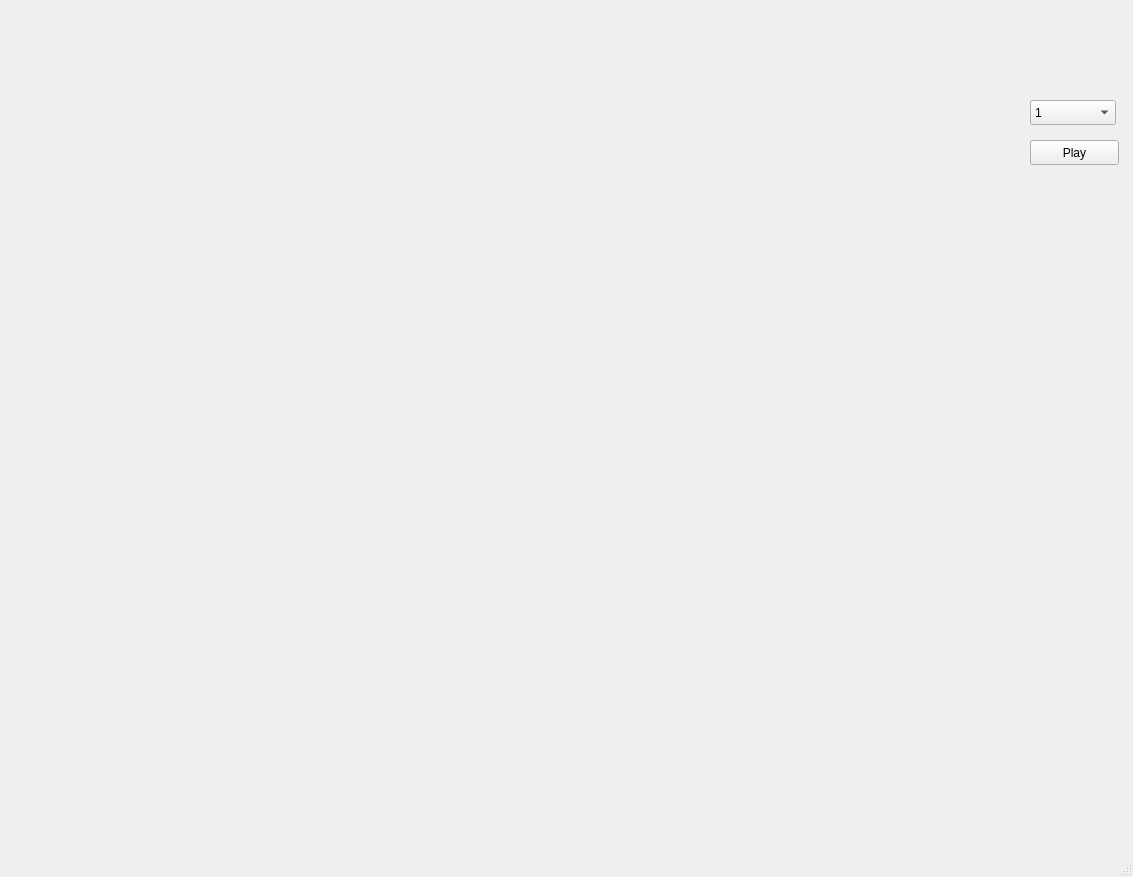
<?xml version="1.0" encoding="UTF-8"?>
<ui version="4.0">
 <class>MainWindow</class>
 <widget class="QMainWindow" name="MainWindow">
  <property name="geometry">
   <rect>
    <x>0</x>
    <y>0</y>
    <width>1133</width>
    <height>877</height>
   </rect>
  </property>
  <property name="windowTitle">
   <string>Connect Four</string>
  </property>
  <widget class="QWidget" name="centralwidget">
   <widget class="QLabel" name="grayLabel">
    <property name="geometry">
     <rect>
      <x>0</x>
      <y>0</y>
      <width>1009</width>
      <height>870</height>
     </rect>
    </property>
    <property name="text">
     <string/>
    </property>
    <property name="pixmap">
     <pixmap resource="disconnect.qrc">:/assets/Connect Four Board Background.png</pixmap>
    </property>
   </widget>
   <widget class="QLabel" name="gameBoardOutlineLabel">
    <property name="geometry">
     <rect>
      <x>0</x>
      <y>0</y>
      <width>1009</width>
      <height>870</height>
     </rect>
    </property>
    <property name="text">
     <string/>
    </property>
    <property name="pixmap">
     <pixmap resource="disconnect.qrc">:/assets/Connect Four Board.png</pixmap>
    </property>
    <property name="scaledContents">
     <bool>false</bool>
    </property>
   </widget>
   <widget class="QLabel" name="_0_0">
    <property name="geometry">
     <rect>
      <x>30</x>
      <y>30</y>
      <width>131</width>
      <height>131</height>
     </rect>
    </property>
    <property name="sizePolicy">
     <sizepolicy hsizetype="Ignored" vsizetype="Ignored">
      <horstretch>0</horstretch>
      <verstretch>0</verstretch>
     </sizepolicy>
    </property>
    <property name="text">
     <string/>
    </property>
    <property name="pixmap">
     <pixmap/>
    </property>
    <property name="scaledContents">
     <bool>true</bool>
    </property>
   </widget>
   <widget class="QLabel" name="_0_1">
    <property name="geometry">
     <rect>
      <x>170</x>
      <y>30</y>
      <width>131</width>
      <height>130</height>
     </rect>
    </property>
    <property name="sizePolicy">
     <sizepolicy hsizetype="Ignored" vsizetype="Ignored">
      <horstretch>0</horstretch>
      <verstretch>0</verstretch>
     </sizepolicy>
    </property>
    <property name="text">
     <string/>
    </property>
    <property name="pixmap">
     <pixmap/>
    </property>
    <property name="scaledContents">
     <bool>true</bool>
    </property>
   </widget>
   <widget class="QLabel" name="_0_2">
    <property name="geometry">
     <rect>
      <x>300</x>
      <y>30</y>
      <width>131</width>
      <height>130</height>
     </rect>
    </property>
    <property name="sizePolicy">
     <sizepolicy hsizetype="Ignored" vsizetype="Ignored">
      <horstretch>0</horstretch>
      <verstretch>0</verstretch>
     </sizepolicy>
    </property>
    <property name="text">
     <string/>
    </property>
    <property name="pixmap">
     <pixmap/>
    </property>
    <property name="scaledContents">
     <bool>true</bool>
    </property>
   </widget>
   <widget class="QLabel" name="_0_3">
    <property name="geometry">
     <rect>
      <x>440</x>
      <y>30</y>
      <width>131</width>
      <height>130</height>
     </rect>
    </property>
    <property name="sizePolicy">
     <sizepolicy hsizetype="Ignored" vsizetype="Ignored">
      <horstretch>0</horstretch>
      <verstretch>0</verstretch>
     </sizepolicy>
    </property>
    <property name="text">
     <string/>
    </property>
    <property name="pixmap">
     <pixmap/>
    </property>
    <property name="scaledContents">
     <bool>true</bool>
    </property>
   </widget>
   <widget class="QLabel" name="_0_4">
    <property name="geometry">
     <rect>
      <x>580</x>
      <y>30</y>
      <width>131</width>
      <height>130</height>
     </rect>
    </property>
    <property name="sizePolicy">
     <sizepolicy hsizetype="Ignored" vsizetype="Ignored">
      <horstretch>0</horstretch>
      <verstretch>0</verstretch>
     </sizepolicy>
    </property>
    <property name="text">
     <string/>
    </property>
    <property name="pixmap">
     <pixmap/>
    </property>
    <property name="scaledContents">
     <bool>true</bool>
    </property>
   </widget>
   <widget class="QLabel" name="_0_5">
    <property name="geometry">
     <rect>
      <x>710</x>
      <y>30</y>
      <width>131</width>
      <height>130</height>
     </rect>
    </property>
    <property name="sizePolicy">
     <sizepolicy hsizetype="Ignored" vsizetype="Ignored">
      <horstretch>0</horstretch>
      <verstretch>0</verstretch>
     </sizepolicy>
    </property>
    <property name="text">
     <string/>
    </property>
    <property name="pixmap">
     <pixmap/>
    </property>
    <property name="scaledContents">
     <bool>true</bool>
    </property>
   </widget>
   <widget class="QLabel" name="_0_6">
    <property name="geometry">
     <rect>
      <x>850</x>
      <y>30</y>
      <width>131</width>
      <height>130</height>
     </rect>
    </property>
    <property name="sizePolicy">
     <sizepolicy hsizetype="Ignored" vsizetype="Ignored">
      <horstretch>0</horstretch>
      <verstretch>0</verstretch>
     </sizepolicy>
    </property>
    <property name="text">
     <string/>
    </property>
    <property name="pixmap">
     <pixmap/>
    </property>
    <property name="scaledContents">
     <bool>true</bool>
    </property>
   </widget>
   <widget class="QLabel" name="_1_0">
    <property name="geometry">
     <rect>
      <x>30</x>
      <y>160</y>
      <width>131</width>
      <height>130</height>
     </rect>
    </property>
    <property name="sizePolicy">
     <sizepolicy hsizetype="Ignored" vsizetype="Ignored">
      <horstretch>0</horstretch>
      <verstretch>0</verstretch>
     </sizepolicy>
    </property>
    <property name="text">
     <string/>
    </property>
    <property name="pixmap">
     <pixmap/>
    </property>
    <property name="scaledContents">
     <bool>true</bool>
    </property>
   </widget>
   <widget class="QLabel" name="_1_1">
    <property name="geometry">
     <rect>
      <x>170</x>
      <y>160</y>
      <width>131</width>
      <height>130</height>
     </rect>
    </property>
    <property name="sizePolicy">
     <sizepolicy hsizetype="Ignored" vsizetype="Ignored">
      <horstretch>0</horstretch>
      <verstretch>0</verstretch>
     </sizepolicy>
    </property>
    <property name="text">
     <string/>
    </property>
    <property name="pixmap">
     <pixmap/>
    </property>
    <property name="scaledContents">
     <bool>true</bool>
    </property>
   </widget>
   <widget class="QLabel" name="_1_2">
    <property name="geometry">
     <rect>
      <x>300</x>
      <y>160</y>
      <width>131</width>
      <height>130</height>
     </rect>
    </property>
    <property name="sizePolicy">
     <sizepolicy hsizetype="Ignored" vsizetype="Ignored">
      <horstretch>0</horstretch>
      <verstretch>0</verstretch>
     </sizepolicy>
    </property>
    <property name="text">
     <string/>
    </property>
    <property name="pixmap">
     <pixmap/>
    </property>
    <property name="scaledContents">
     <bool>true</bool>
    </property>
   </widget>
   <widget class="QLabel" name="_1_3">
    <property name="geometry">
     <rect>
      <x>440</x>
      <y>160</y>
      <width>131</width>
      <height>130</height>
     </rect>
    </property>
    <property name="sizePolicy">
     <sizepolicy hsizetype="Ignored" vsizetype="Ignored">
      <horstretch>0</horstretch>
      <verstretch>0</verstretch>
     </sizepolicy>
    </property>
    <property name="text">
     <string/>
    </property>
    <property name="pixmap">
     <pixmap/>
    </property>
    <property name="scaledContents">
     <bool>true</bool>
    </property>
   </widget>
   <widget class="QLabel" name="_1_4">
    <property name="geometry">
     <rect>
      <x>580</x>
      <y>160</y>
      <width>131</width>
      <height>130</height>
     </rect>
    </property>
    <property name="sizePolicy">
     <sizepolicy hsizetype="Ignored" vsizetype="Ignored">
      <horstretch>0</horstretch>
      <verstretch>0</verstretch>
     </sizepolicy>
    </property>
    <property name="text">
     <string/>
    </property>
    <property name="pixmap">
     <pixmap/>
    </property>
    <property name="scaledContents">
     <bool>true</bool>
    </property>
   </widget>
   <widget class="QLabel" name="_1_5">
    <property name="geometry">
     <rect>
      <x>710</x>
      <y>160</y>
      <width>131</width>
      <height>130</height>
     </rect>
    </property>
    <property name="sizePolicy">
     <sizepolicy hsizetype="Ignored" vsizetype="Ignored">
      <horstretch>0</horstretch>
      <verstretch>0</verstretch>
     </sizepolicy>
    </property>
    <property name="text">
     <string/>
    </property>
    <property name="pixmap">
     <pixmap/>
    </property>
    <property name="scaledContents">
     <bool>true</bool>
    </property>
   </widget>
   <widget class="QLabel" name="_1_6">
    <property name="geometry">
     <rect>
      <x>850</x>
      <y>160</y>
      <width>131</width>
      <height>130</height>
     </rect>
    </property>
    <property name="sizePolicy">
     <sizepolicy hsizetype="Ignored" vsizetype="Ignored">
      <horstretch>0</horstretch>
      <verstretch>0</verstretch>
     </sizepolicy>
    </property>
    <property name="text">
     <string/>
    </property>
    <property name="pixmap">
     <pixmap/>
    </property>
    <property name="scaledContents">
     <bool>true</bool>
    </property>
   </widget>
   <widget class="QLabel" name="_2_0">
    <property name="geometry">
     <rect>
      <x>30</x>
      <y>290</y>
      <width>131</width>
      <height>130</height>
     </rect>
    </property>
    <property name="sizePolicy">
     <sizepolicy hsizetype="Ignored" vsizetype="Ignored">
      <horstretch>0</horstretch>
      <verstretch>0</verstretch>
     </sizepolicy>
    </property>
    <property name="text">
     <string/>
    </property>
    <property name="pixmap">
     <pixmap/>
    </property>
    <property name="scaledContents">
     <bool>true</bool>
    </property>
   </widget>
   <widget class="QLabel" name="_2_1">
    <property name="geometry">
     <rect>
      <x>170</x>
      <y>290</y>
      <width>131</width>
      <height>130</height>
     </rect>
    </property>
    <property name="sizePolicy">
     <sizepolicy hsizetype="Ignored" vsizetype="Ignored">
      <horstretch>0</horstretch>
      <verstretch>0</verstretch>
     </sizepolicy>
    </property>
    <property name="text">
     <string/>
    </property>
    <property name="pixmap">
     <pixmap/>
    </property>
    <property name="scaledContents">
     <bool>true</bool>
    </property>
   </widget>
   <widget class="QLabel" name="_2_2">
    <property name="geometry">
     <rect>
      <x>300</x>
      <y>290</y>
      <width>131</width>
      <height>130</height>
     </rect>
    </property>
    <property name="sizePolicy">
     <sizepolicy hsizetype="Ignored" vsizetype="Ignored">
      <horstretch>0</horstretch>
      <verstretch>0</verstretch>
     </sizepolicy>
    </property>
    <property name="text">
     <string/>
    </property>
    <property name="pixmap">
     <pixmap/>
    </property>
    <property name="scaledContents">
     <bool>true</bool>
    </property>
   </widget>
   <widget class="QLabel" name="_2_3">
    <property name="geometry">
     <rect>
      <x>440</x>
      <y>290</y>
      <width>131</width>
      <height>130</height>
     </rect>
    </property>
    <property name="sizePolicy">
     <sizepolicy hsizetype="Ignored" vsizetype="Ignored">
      <horstretch>0</horstretch>
      <verstretch>0</verstretch>
     </sizepolicy>
    </property>
    <property name="text">
     <string/>
    </property>
    <property name="pixmap">
     <pixmap/>
    </property>
    <property name="scaledContents">
     <bool>true</bool>
    </property>
   </widget>
   <widget class="QLabel" name="_2_4">
    <property name="geometry">
     <rect>
      <x>580</x>
      <y>290</y>
      <width>131</width>
      <height>130</height>
     </rect>
    </property>
    <property name="sizePolicy">
     <sizepolicy hsizetype="Ignored" vsizetype="Ignored">
      <horstretch>0</horstretch>
      <verstretch>0</verstretch>
     </sizepolicy>
    </property>
    <property name="text">
     <string/>
    </property>
    <property name="pixmap">
     <pixmap/>
    </property>
    <property name="scaledContents">
     <bool>true</bool>
    </property>
   </widget>
   <widget class="QLabel" name="_2_5">
    <property name="geometry">
     <rect>
      <x>710</x>
      <y>290</y>
      <width>131</width>
      <height>130</height>
     </rect>
    </property>
    <property name="sizePolicy">
     <sizepolicy hsizetype="Ignored" vsizetype="Ignored">
      <horstretch>0</horstretch>
      <verstretch>0</verstretch>
     </sizepolicy>
    </property>
    <property name="text">
     <string/>
    </property>
    <property name="pixmap">
     <pixmap/>
    </property>
    <property name="scaledContents">
     <bool>true</bool>
    </property>
   </widget>
   <widget class="QLabel" name="_2_6">
    <property name="geometry">
     <rect>
      <x>850</x>
      <y>290</y>
      <width>131</width>
      <height>130</height>
     </rect>
    </property>
    <property name="sizePolicy">
     <sizepolicy hsizetype="Ignored" vsizetype="Ignored">
      <horstretch>0</horstretch>
      <verstretch>0</verstretch>
     </sizepolicy>
    </property>
    <property name="text">
     <string/>
    </property>
    <property name="pixmap">
     <pixmap/>
    </property>
    <property name="scaledContents">
     <bool>true</bool>
    </property>
   </widget>
   <widget class="QLabel" name="_3_0">
    <property name="geometry">
     <rect>
      <x>30</x>
      <y>420</y>
      <width>131</width>
      <height>130</height>
     </rect>
    </property>
    <property name="sizePolicy">
     <sizepolicy hsizetype="Ignored" vsizetype="Ignored">
      <horstretch>0</horstretch>
      <verstretch>0</verstretch>
     </sizepolicy>
    </property>
    <property name="text">
     <string/>
    </property>
    <property name="pixmap">
     <pixmap/>
    </property>
    <property name="scaledContents">
     <bool>true</bool>
    </property>
   </widget>
   <widget class="QLabel" name="_3_1">
    <property name="geometry">
     <rect>
      <x>170</x>
      <y>420</y>
      <width>131</width>
      <height>130</height>
     </rect>
    </property>
    <property name="sizePolicy">
     <sizepolicy hsizetype="Ignored" vsizetype="Ignored">
      <horstretch>0</horstretch>
      <verstretch>0</verstretch>
     </sizepolicy>
    </property>
    <property name="text">
     <string/>
    </property>
    <property name="pixmap">
     <pixmap/>
    </property>
    <property name="scaledContents">
     <bool>true</bool>
    </property>
   </widget>
   <widget class="QLabel" name="_3_2">
    <property name="geometry">
     <rect>
      <x>300</x>
      <y>420</y>
      <width>131</width>
      <height>130</height>
     </rect>
    </property>
    <property name="sizePolicy">
     <sizepolicy hsizetype="Ignored" vsizetype="Ignored">
      <horstretch>0</horstretch>
      <verstretch>0</verstretch>
     </sizepolicy>
    </property>
    <property name="text">
     <string/>
    </property>
    <property name="pixmap">
     <pixmap/>
    </property>
    <property name="scaledContents">
     <bool>true</bool>
    </property>
   </widget>
   <widget class="QLabel" name="_3_3">
    <property name="geometry">
     <rect>
      <x>440</x>
      <y>420</y>
      <width>131</width>
      <height>130</height>
     </rect>
    </property>
    <property name="sizePolicy">
     <sizepolicy hsizetype="Ignored" vsizetype="Ignored">
      <horstretch>0</horstretch>
      <verstretch>0</verstretch>
     </sizepolicy>
    </property>
    <property name="text">
     <string/>
    </property>
    <property name="pixmap">
     <pixmap/>
    </property>
    <property name="scaledContents">
     <bool>true</bool>
    </property>
   </widget>
   <widget class="QLabel" name="_3_4">
    <property name="geometry">
     <rect>
      <x>580</x>
      <y>420</y>
      <width>131</width>
      <height>130</height>
     </rect>
    </property>
    <property name="sizePolicy">
     <sizepolicy hsizetype="Ignored" vsizetype="Ignored">
      <horstretch>0</horstretch>
      <verstretch>0</verstretch>
     </sizepolicy>
    </property>
    <property name="text">
     <string/>
    </property>
    <property name="pixmap">
     <pixmap/>
    </property>
    <property name="scaledContents">
     <bool>true</bool>
    </property>
   </widget>
   <widget class="QLabel" name="_3_5">
    <property name="geometry">
     <rect>
      <x>710</x>
      <y>420</y>
      <width>131</width>
      <height>130</height>
     </rect>
    </property>
    <property name="sizePolicy">
     <sizepolicy hsizetype="Ignored" vsizetype="Ignored">
      <horstretch>0</horstretch>
      <verstretch>0</verstretch>
     </sizepolicy>
    </property>
    <property name="text">
     <string/>
    </property>
    <property name="pixmap">
     <pixmap/>
    </property>
    <property name="scaledContents">
     <bool>true</bool>
    </property>
   </widget>
   <widget class="QLabel" name="_3_6">
    <property name="geometry">
     <rect>
      <x>850</x>
      <y>420</y>
      <width>131</width>
      <height>130</height>
     </rect>
    </property>
    <property name="sizePolicy">
     <sizepolicy hsizetype="Ignored" vsizetype="Ignored">
      <horstretch>0</horstretch>
      <verstretch>0</verstretch>
     </sizepolicy>
    </property>
    <property name="text">
     <string/>
    </property>
    <property name="pixmap">
     <pixmap/>
    </property>
    <property name="scaledContents">
     <bool>true</bool>
    </property>
   </widget>
   <widget class="QLabel" name="_4_0">
    <property name="geometry">
     <rect>
      <x>30</x>
      <y>550</y>
      <width>131</width>
      <height>130</height>
     </rect>
    </property>
    <property name="sizePolicy">
     <sizepolicy hsizetype="Ignored" vsizetype="Ignored">
      <horstretch>0</horstretch>
      <verstretch>0</verstretch>
     </sizepolicy>
    </property>
    <property name="text">
     <string/>
    </property>
    <property name="pixmap">
     <pixmap/>
    </property>
    <property name="scaledContents">
     <bool>true</bool>
    </property>
   </widget>
   <widget class="QLabel" name="_4_1">
    <property name="geometry">
     <rect>
      <x>170</x>
      <y>550</y>
      <width>131</width>
      <height>130</height>
     </rect>
    </property>
    <property name="sizePolicy">
     <sizepolicy hsizetype="Ignored" vsizetype="Ignored">
      <horstretch>0</horstretch>
      <verstretch>0</verstretch>
     </sizepolicy>
    </property>
    <property name="text">
     <string/>
    </property>
    <property name="pixmap">
     <pixmap/>
    </property>
    <property name="scaledContents">
     <bool>true</bool>
    </property>
   </widget>
   <widget class="QLabel" name="_4_2">
    <property name="geometry">
     <rect>
      <x>300</x>
      <y>560</y>
      <width>131</width>
      <height>130</height>
     </rect>
    </property>
    <property name="sizePolicy">
     <sizepolicy hsizetype="Ignored" vsizetype="Ignored">
      <horstretch>0</horstretch>
      <verstretch>0</verstretch>
     </sizepolicy>
    </property>
    <property name="text">
     <string/>
    </property>
    <property name="pixmap">
     <pixmap/>
    </property>
    <property name="scaledContents">
     <bool>true</bool>
    </property>
   </widget>
   <widget class="QLabel" name="_4_3">
    <property name="geometry">
     <rect>
      <x>440</x>
      <y>560</y>
      <width>131</width>
      <height>130</height>
     </rect>
    </property>
    <property name="sizePolicy">
     <sizepolicy hsizetype="Ignored" vsizetype="Ignored">
      <horstretch>0</horstretch>
      <verstretch>0</verstretch>
     </sizepolicy>
    </property>
    <property name="text">
     <string/>
    </property>
    <property name="pixmap">
     <pixmap/>
    </property>
    <property name="scaledContents">
     <bool>true</bool>
    </property>
   </widget>
   <widget class="QLabel" name="_4_4">
    <property name="geometry">
     <rect>
      <x>580</x>
      <y>560</y>
      <width>131</width>
      <height>130</height>
     </rect>
    </property>
    <property name="sizePolicy">
     <sizepolicy hsizetype="Ignored" vsizetype="Ignored">
      <horstretch>0</horstretch>
      <verstretch>0</verstretch>
     </sizepolicy>
    </property>
    <property name="text">
     <string/>
    </property>
    <property name="pixmap">
     <pixmap/>
    </property>
    <property name="scaledContents">
     <bool>true</bool>
    </property>
   </widget>
   <widget class="QLabel" name="_4_5">
    <property name="geometry">
     <rect>
      <x>710</x>
      <y>560</y>
      <width>131</width>
      <height>130</height>
     </rect>
    </property>
    <property name="sizePolicy">
     <sizepolicy hsizetype="Ignored" vsizetype="Ignored">
      <horstretch>0</horstretch>
      <verstretch>0</verstretch>
     </sizepolicy>
    </property>
    <property name="text">
     <string/>
    </property>
    <property name="pixmap">
     <pixmap/>
    </property>
    <property name="scaledContents">
     <bool>true</bool>
    </property>
   </widget>
   <widget class="QLabel" name="_4_6">
    <property name="geometry">
     <rect>
      <x>850</x>
      <y>550</y>
      <width>131</width>
      <height>130</height>
     </rect>
    </property>
    <property name="sizePolicy">
     <sizepolicy hsizetype="Ignored" vsizetype="Ignored">
      <horstretch>0</horstretch>
      <verstretch>0</verstretch>
     </sizepolicy>
    </property>
    <property name="text">
     <string/>
    </property>
    <property name="pixmap">
     <pixmap/>
    </property>
    <property name="scaledContents">
     <bool>true</bool>
    </property>
   </widget>
   <widget class="QLabel" name="_5_0">
    <property name="geometry">
     <rect>
      <x>30</x>
      <y>690</y>
      <width>131</width>
      <height>130</height>
     </rect>
    </property>
    <property name="sizePolicy">
     <sizepolicy hsizetype="Ignored" vsizetype="Ignored">
      <horstretch>0</horstretch>
      <verstretch>0</verstretch>
     </sizepolicy>
    </property>
    <property name="text">
     <string/>
    </property>
    <property name="pixmap">
     <pixmap/>
    </property>
    <property name="scaledContents">
     <bool>true</bool>
    </property>
   </widget>
   <widget class="QLabel" name="_5_1">
    <property name="geometry">
     <rect>
      <x>170</x>
      <y>690</y>
      <width>131</width>
      <height>130</height>
     </rect>
    </property>
    <property name="sizePolicy">
     <sizepolicy hsizetype="Ignored" vsizetype="Ignored">
      <horstretch>0</horstretch>
      <verstretch>0</verstretch>
     </sizepolicy>
    </property>
    <property name="text">
     <string/>
    </property>
    <property name="pixmap">
     <pixmap/>
    </property>
    <property name="scaledContents">
     <bool>true</bool>
    </property>
   </widget>
   <widget class="QLabel" name="_5_2">
    <property name="geometry">
     <rect>
      <x>300</x>
      <y>690</y>
      <width>131</width>
      <height>130</height>
     </rect>
    </property>
    <property name="sizePolicy">
     <sizepolicy hsizetype="Ignored" vsizetype="Ignored">
      <horstretch>0</horstretch>
      <verstretch>0</verstretch>
     </sizepolicy>
    </property>
    <property name="text">
     <string/>
    </property>
    <property name="pixmap">
     <pixmap/>
    </property>
    <property name="scaledContents">
     <bool>true</bool>
    </property>
   </widget>
   <widget class="QLabel" name="_5_3">
    <property name="geometry">
     <rect>
      <x>440</x>
      <y>690</y>
      <width>131</width>
      <height>130</height>
     </rect>
    </property>
    <property name="sizePolicy">
     <sizepolicy hsizetype="Ignored" vsizetype="Ignored">
      <horstretch>0</horstretch>
      <verstretch>0</verstretch>
     </sizepolicy>
    </property>
    <property name="text">
     <string/>
    </property>
    <property name="pixmap">
     <pixmap/>
    </property>
    <property name="scaledContents">
     <bool>true</bool>
    </property>
   </widget>
   <widget class="QLabel" name="_5_4">
    <property name="geometry">
     <rect>
      <x>580</x>
      <y>690</y>
      <width>131</width>
      <height>130</height>
     </rect>
    </property>
    <property name="sizePolicy">
     <sizepolicy hsizetype="Ignored" vsizetype="Ignored">
      <horstretch>0</horstretch>
      <verstretch>0</verstretch>
     </sizepolicy>
    </property>
    <property name="text">
     <string/>
    </property>
    <property name="pixmap">
     <pixmap/>
    </property>
    <property name="scaledContents">
     <bool>true</bool>
    </property>
   </widget>
   <widget class="QLabel" name="_5_5">
    <property name="geometry">
     <rect>
      <x>710</x>
      <y>690</y>
      <width>131</width>
      <height>130</height>
     </rect>
    </property>
    <property name="sizePolicy">
     <sizepolicy hsizetype="Ignored" vsizetype="Ignored">
      <horstretch>0</horstretch>
      <verstretch>0</verstretch>
     </sizepolicy>
    </property>
    <property name="text">
     <string/>
    </property>
    <property name="scaledContents">
     <bool>true</bool>
    </property>
   </widget>
   <widget class="QLabel" name="_5_6">
    <property name="geometry">
     <rect>
      <x>850</x>
      <y>690</y>
      <width>131</width>
      <height>130</height>
     </rect>
    </property>
    <property name="sizePolicy">
     <sizepolicy hsizetype="Ignored" vsizetype="Ignored">
      <horstretch>0</horstretch>
      <verstretch>0</verstretch>
     </sizepolicy>
    </property>
    <property name="text">
     <string/>
    </property>
    <property name="pixmap">
     <pixmap/>
    </property>
    <property name="scaledContents">
     <bool>true</bool>
    </property>
   </widget>
   <widget class="QPushButton" name="makePlayButton">
    <property name="geometry">
     <rect>
      <x>1030</x>
      <y>140</y>
      <width>89</width>
      <height>25</height>
     </rect>
    </property>
    <property name="text">
     <string>Play</string>
    </property>
   </widget>
   <widget class="QComboBox" name="playedColumn">
    <property name="geometry">
     <rect>
      <x>1030</x>
      <y>100</y>
      <width>86</width>
      <height>25</height>
     </rect>
    </property>
    <item>
     <property name="text">
      <string>1</string>
     </property>
    </item>
    <item>
     <property name="text">
      <string>2</string>
     </property>
    </item>
    <item>
     <property name="text">
      <string>3</string>
     </property>
    </item>
    <item>
     <property name="text">
      <string>4</string>
     </property>
    </item>
    <item>
     <property name="text">
      <string>5</string>
     </property>
    </item>
    <item>
     <property name="text">
      <string>6</string>
     </property>
    </item>
    <item>
     <property name="text">
      <string>7</string>
     </property>
    </item>
   </widget>
  </widget>
  <widget class="QMenuBar" name="menubar">
   <property name="geometry">
    <rect>
     <x>0</x>
     <y>0</y>
     <width>1133</width>
     <height>22</height>
    </rect>
   </property>
  </widget>
  <widget class="QStatusBar" name="statusbar"/>
 </widget>
 <resources>
  <include location="disconnect.qrc"/>
 </resources>
 <connections/>
</ui>
